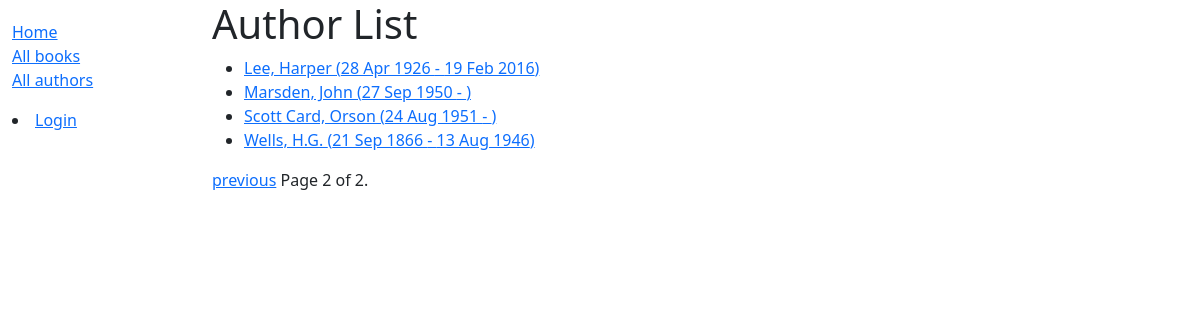
The page /catalog/authors/?page=2 on the database as committed earlier.
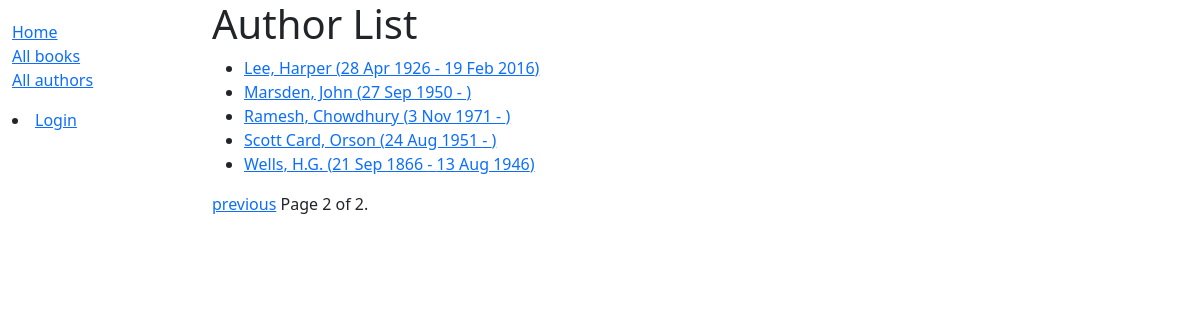
The same page on the database as committed later.
### catalog/models.py (models this page shows)
class Author(models.Model):
    first_name = models.CharField(max_length=100)
    last_name = models.CharField(max_length=100)
    date_of_birth = models.DateField(null=True, blank=True)
    date_of_death = models.DateField('died', null=True, blank=True)
    class Meta:
        ordering = ['last_name', 'first_name']
    def get_absolute_url(self):
        return reverse('author-detail', args=[str(self.id)])
    def __str__(self):
        return f'{self.last_name}, {self.first_name}'

### catalog/views.py (the view)
# urls.py: path('authors/', views.AuthorListView.as_view(), name='authors'),
class AuthorListView(generic.ListView):
    model = Author
    paginate_by = 5

### catalog/templates/catalog/author_list.html
{% extends "catalog/base_generic.html" %}
{% block content %}
    <h1>Author List</h1>
    {% if author_list %}
        <ul>
            {% for author in author_list %}
                <li>
                    <a href="{{ author.get_absolute_url }}">
                        {{ author }} ({{ author.date_of_birth }} -
                        {% if author.date_of_death %}{{ author.date_of_death }}{% endif %})
                    </a>
                </li>
            {% endfor %}
        </ul>
    {% else %}
        <p>There are no authors available.</p>
    {% endif %}
{% endblock %}

Rows that differ between the two databases and show on the page:
added Author: last_name+first_name "Ramesh, Chowdhury", date_of_birth "3 Nov 1971"
